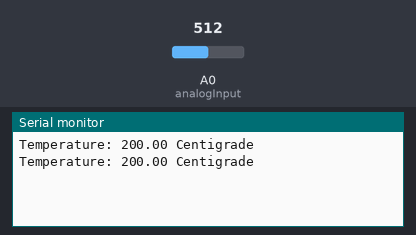
This sketch was run on a simulated Arduino Uno, built with avr-gcc and run on an emulated ATmega328P. On the bench: the last lines printed to the serial monitor. The inputs (shaded band) are chosen by the test bench; at power-on: A0 (analogInput) = 512.

Above: at 1.8 s.
1.9 s: A0 (analogInput) set to 716
At 2.3 s:
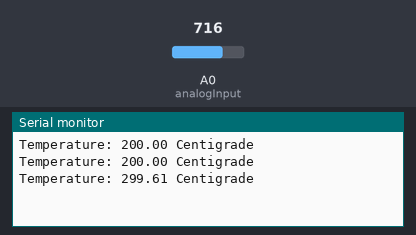
3.4 s: A0 (analogInput) set to 900
At 4.8 s:
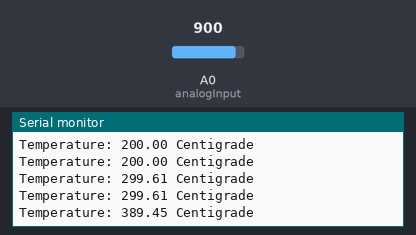
Timing chart, 0 to 6.4 s (numbered marks = the images above; inputs shaded):
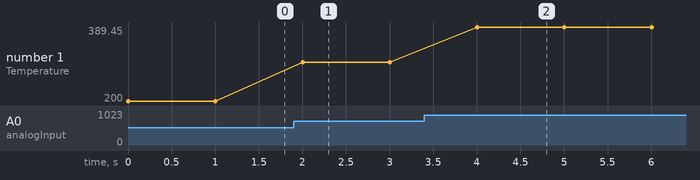

The sketch:

temperatureSensor.ino
```cpp
#define debug 0

const int analogInput=A0;
void setup()
{
  Serial.begin(9600);
}

void loop()
{
  if(debug){Serial.print("Analog reading: ");Serial.println(analogRead(analogInput));}
  float miliVolt = analogRead(analogInput)*5.0/1024.0;
  float temperature = (miliVolt-0.5)*100;
  Serial.print("Temperature: ");
  Serial.print(temperature);
  Serial.println(" Centigrade");
  delay(1000);
}
```

Measured:
- after the input at 1.9 s, the serial monitor: prints a new line after 0.10 s (image 1)
- after the input at 3.4 s, the serial monitor: prints a new line after 0.60 s (image 2)
- plotted number 1: 200 → 299.61 after the input at 1.9 s, 299.61 → 389.45 after the input at 3.4 s
